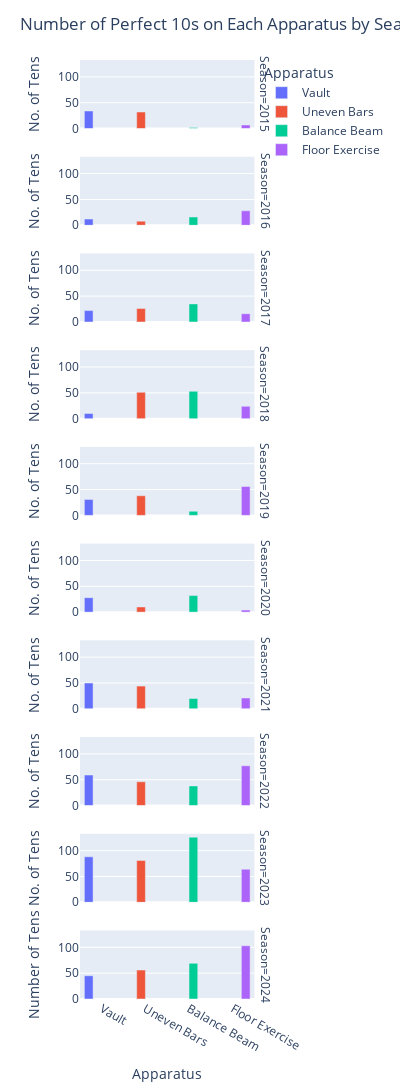

Notebook cell for this chart:
### Code cell
fig = px.bar(
    tenniest_apparatus_melted, 
    x="Apparatus", 
    y="No. of Tens", 
    color="Apparatus", 
    barmode="group",
    facet_row="Season",  # Stack subplots vertically by year
    category_orders={"Season": sorted(tenniest_apparatus_melted["Season"].unique())}  # Ensure the years are sorted
)

# Update layout for better visualization
fig.update_layout(
    title="Number of Perfect 10s on Each Apparatus by Season",
    xaxis_title="Apparatus",
    yaxis_title="Number of Tens",
    height=1200,  
    width=400    
)

# Show the figure
fig

### Figure 1 — Plotly figure (JSON) as saved in the notebook; plotly's stock layout.template omitted (floating-point values rounded to 4 significant figures)
{"data": [{"alignmentgroup": "True", "hovertemplate": "Apparatus=%{x}<br>Season=2015<br>No. of Tens=%{y}<extra></extra>", "legendgroup": "Vault", "marker": {"color": "#636efa", "pattern": {"shape": ""}}, "name": "Vault", "offsetgroup": "Vault", "orientation": "v", "showlegend": true, "textposition": "auto", "type": "bar", "x": ["Vault"], "xaxis": "x10", "y": [34], "yaxis": "y10"}, {"alignmentgroup": "True", "hovertemplate": "Apparatus=%{x}<br>Season=2016<br>No. of Tens=%{y}<extra></extra>", "legendgroup": "Vault", "marker": {"color": "#636efa", "pattern": {"shape": ""}}, "name": "Vault", "offsetgroup": "Vault", "orientation": "v", "showlegend": false, "textposition": "auto", "type": "bar", "x": ["Vault"], "xaxis": "x9", "y": [12], "yaxis": "y9"}, {"alignmentgroup": "True", "hovertemplate": "Apparatus=%{x}<br>Season=2017<br>No. of Tens=%{y}<extra></extra>", "legendgroup": "Vault", "marker": {"color": "#636efa", "pattern": {"shape": ""}}, "name": "Vault", "offsetgroup": "Vault", "orientation": "v", "showlegend": false, "textposition": "auto", "type": "bar", "x": ["Vault"], "xaxis": "x8", "y": [22], "yaxis": "y8"}, {"alignmentgroup": "True", "hovertemplate": "Apparatus=%{x}<br>Season=2018<br>No. of Tens=%{y}<extra></extra>", "legendgroup": "Vault", "marker": {"color": "#636efa", "pattern": {"shape": ""}}, "name": "Vault", "offsetgroup": "Vault", "orientation": "v", "showlegend": false, "textposition": "auto", "type": "bar", "x": ["Vault"], "xaxis": "x7", "y": [10], "yaxis": "y7"}, {"alignmentgroup": "True", "hovertemplate": "Apparatus=%{x}<br>Season=2019<br>No. of Tens=%{y}<extra></extra>", "legendgroup": "Vault", "marker": {"color": "#636efa", "pattern": {"shape": ""}}, "name": "Vault", "offsetgroup": "Vault", "orientation": "v", "showlegend": false, "textposition": "auto", "type": "bar", "x": ["Vault"], "xaxis": "x6", "y": [31], "yaxis": "y6"}, {"alignmentgroup": "True", "hovertemplate": "Apparatus=%{x}<br>Season=2020<br>No. of Tens=%{y}<extra></extra>", "legendgroup": "Vault", "marker": {"color": "#636efa", "pattern": {"shape": ""}}, "name": "Vault", "offsetgroup": "Vault", "orientation": "v", "showlegend": false, "textposition": "auto", "type": "bar", "x": ["Vault"], "xaxis": "x5", "y": [28], "yaxis": "y5"}, {"alignmentgroup": "True", "hovertemplate": "Apparatus=%{x}<br>Season=2021<br>No. of Tens=%{y}<extra></extra>", "legendgroup": "Vault", "marker": {"color": "#636efa", "pattern": {"shape": ""}}, "name": "Vault", "offsetgroup": "Vault", "orientation": "v", "showlegend": false, "textposition": "auto", "type": "bar", "x": ["Vault"], "xaxis": "x4", "y": [50], "yaxis": "y4"}, {"alignmentgroup": "True", "hovertemplate": "Apparatus=%{x}<br>Season=2022<br>No. of Tens=%{y}<extra></extra>", "legendgroup": "Vault", "marker": {"color": "#636efa", "pattern": {"shape": ""}}, "name": "Vault", "offsetgroup": "Vault", "orientation": "v", "showlegend": false, "textposition": "auto", "type": "bar", "x": ["Vault"], "xaxis": "x3", "y": [59], "yaxis": "y3"}, {"alignmentgroup": "True", "hovertemplate": "Apparatus=%{x}<br>Season=2023<br>No. of Tens=%{y}<extra></extra>", "legendgroup": "Vault", "marker": {"color": "#636efa", "pattern": {"shape": ""}}, "name": "Vault", "offsetgroup": "Vault", "orientation": "v", "showlegend": false, "textposition": "auto", "type": "bar", "x": ["Vault"], "xaxis": "x2", "y": [88], "yaxis": "y2"}, {"alignmentgroup": "True", "hovertemplate": "Apparatus=%{x}<br>Season=2024<br>No. of Tens=%{y}<extra></extra>", "legendgroup": "Vault", "marker": {"color": "#636efa", "pattern": {"shape": ""}}, "name": "Vault", "offsetgroup": "Vault", "orientation": "v", "showlegend": false, "textposition": "auto", "type": "bar", "x": ["Vault"], "xaxis": "x", "y": [45], "yaxis": "y"}, {"alignmentgroup": "True", "hovertemplate": "Apparatus=%{x}<br>Season=2015<br>No. of Tens=%{y}<extra></extra>", "legendgroup": "Uneven Bars", "marker": {"color": "#EF553B", "pattern": {"shape": ""}}, "name": "Uneven Bars", "offsetgroup": "Uneven Bars", "orientation": "v", "showlegend": true, "textposition": "auto", "type": "bar", "x": ["Uneven Bars"], "xaxis": "x10", "y": [32], "yaxis": "y10"}, {"alignmentgroup": "True", "hovertemplate": "Apparatus=%{x}<br>Season=2016<br>No. of Tens=%{y}<extra></extra>", "legendgroup": "Uneven Bars", "marker": {"color": "#EF553B", "pattern": {"shape": ""}}, "name": "Uneven Bars", "offsetgroup": "Uneven Bars", "orientation": "v", "showlegend": false, "textposition": "auto", "type": "bar", "x": ["Uneven Bars"], "xaxis": "x9", "y": [8], "yaxis": "y9"}, {"alignmentgroup": "True", "hovertemplate": "Apparatus=%{x}<br>Season=2017<br>No. of Tens=%{y}<extra></extra>", "legendgroup": "Uneven Bars", "marker": {"color": "#EF553B", "pattern": {"shape": ""}}, "name": "Uneven Bars", "offsetgroup": "Uneven Bars", "orientation": "v", "showlegend": false, "textposition": "auto", "type": "bar", "x": ["Uneven Bars"], "xaxis": "x8", "y": [26], "yaxis": "y8"}, {"alignmentgroup": "True", "hovertemplate": "Apparatus=%{x}<br>Season=2018<br>No. of Tens=%{y}<extra></extra>", "legendgroup": "Uneven Bars", "marker": {"color": "#EF553B", "pattern": {"shape": ""}}, "name": "Uneven Bars", "offsetgroup": "Uneven Bars", "orientation": "v", "showlegend": false, "textposition": "auto", "type": "bar", "x": ["Uneven Bars"], "xaxis": "x7", "y": [51], "yaxis": "y7"}, {"alignmentgroup": "True", "hovertemplate": "Apparatus=%{x}<br>Season=2019<br>No. of Tens=%{y}<extra></extra>", "legendgroup": "Uneven Bars", "marker": {"color": "#EF553B", "pattern": {"shape": ""}}, "name": "Uneven Bars", "offsetgroup": "Uneven Bars", "orientation": "v", "showlegend": false, "textposition": "auto", "type": "bar", "x": ["Uneven Bars"], "xaxis": "x6", "y": [38], "yaxis": "y6"}, {"alignmentgroup": "True", "hovertemplate": "Apparatus=%{x}<br>Season=2020<br>No. of Tens=%{y}<extra></extra>", "legendgroup": "Uneven Bars", "marker": {"color": "#EF553B", "pattern": {"shape": ""}}, "name": "Uneven Bars", "offsetgroup": "Uneven Bars", "orientation": "v", "showlegend": false, "textposition": "auto", "type": "bar", "x": ["Uneven Bars"], "xaxis": "x5", "y": [10], "yaxis": "y5"}, {"alignmentgroup": "True", "hovertemplate": "Apparatus=%{x}<br>Season=2021<br>No. of Tens=%{y}<extra></extra>", "legendgroup": "Uneven Bars", "marker": {"color": "#EF553B", "pattern": {"shape": ""}}, "name": "Uneven Bars", "offsetgroup": "Uneven Bars", "orientation": "v", "showlegend": false, "textposition": "auto", "type": "bar", "x": ["Uneven Bars"], "xaxis": "x4", "y": [44], "yaxis": "y4"}, {"alignmentgroup": "True", "hovertemplate": "Apparatus=%{x}<br>Season=2022<br>No. of Tens=%{y}<extra></extra>", "legendgroup": "Uneven Bars", "marker": {"color": "#EF553B", "pattern": {"shape": ""}}, "name": "Uneven Bars", "offsetgroup": "Uneven Bars", "orientation": "v", "showlegend": false, "textposition": "auto", "type": "bar", "x": ["Uneven Bars"], "xaxis": "x3", "y": [46], "yaxis": "y3"}, {"alignmentgroup": "True", "hovertemplate": "Apparatus=%{x}<br>Season=2023<br>No. of Tens=%{y}<extra></extra>", "legendgroup": "Uneven Bars", "marker": {"color": "#EF553B", "pattern": {"shape": ""}}, "name": "Uneven Bars", "offsetgroup": "Uneven Bars", "orientation": "v", "showlegend": false, "textposition": "auto", "type": "bar", "x": ["Uneven Bars"], "xaxis": "x2", "y": [81], "yaxis": "y2"}, {"alignmentgroup": "True", "hovertemplate": "Apparatus=%{x}<br>Season=2024<br>No. of Tens=%{y}<extra></extra>", "legendgroup": "Uneven Bars", "marker": {"color": "#EF553B", "pattern": {"shape": ""}}, "name": "Uneven Bars", "offsetgroup": "Uneven Bars", "orientation": "v", "showlegend": false, "textposition": "auto", "type": "bar", "x": ["Uneven Bars"], "xaxis": "x", "y": [56], "yaxis": "y"}, {"alignmentgroup": "True", "hovertemplate": "Apparatus=%{x}<br>Season=2015<br>No. of Tens=%{y}<extra></extra>", "legendgroup": "Balance Beam", "marker": {"color": "#00cc96", "pattern": {"shape": ""}}, "name": "Balance Beam", "offsetgroup": "Balance Beam", "orientation": "v", "showlegend": true, "textposition": "auto", "type": "bar", "x": ["Balance Beam"], "xaxis": "x10", "y": [2], "yaxis": "y10"}, {"alignmentgroup": "True", "hovertemplate": "Apparatus=%{x}<br>Season=2016<br>No. of Tens=%{y}<extra></extra>", "legendgroup": "Balance Beam", "marker": {"color": "#00cc96", "pattern": {"shape": ""}}, "name": "Balance Beam", "offsetgroup": "Balance Beam", "orientation": "v", "showlegend": false, "textposition": "auto", "type": "bar", "x": ["Balance Beam"], "xaxis": "x9", "y": [16], "yaxis": "y9"}, {"alignmentgroup": "True", "hovertemplate": "Apparatus=%{x}<br>Season=2017<br>No. of Tens=%{y}<extra></extra>", "legendgroup": "Balance Beam", "marker": {"color": "#00cc96", "pattern": {"shape": ""}}, "name": "Balance Beam", "offsetgroup": "Balance Beam", "orientation": "v", "showlegend": false, "textposition": "auto", "type": "bar", "x": ["Balance Beam"], "xaxis": "x8", "y": [35], "yaxis": "y8"}, {"alignmentgroup": "True", "hovertemplate": "Apparatus=%{x}<br>Season=2018<br>No. of Tens=%{y}<extra></extra>", "legendgroup": "Balance Beam", "marker": {"color": "#00cc96", "pattern": {"shape": ""}}, "name": "Balance Beam", "offsetgroup": "Balance Beam", "orientation": "v", "showlegend": false, "textposition": "auto", "type": "bar", "x": ["Balance Beam"], "xaxis": "x7", "y": [53], "yaxis": "y7"}, {"alignmentgroup": "True", "hovertemplate": "Apparatus=%{x}<br>Season=2019<br>No. of Tens=%{y}<extra></extra>", "legendgroup": "Balance Beam", "marker": {"color": "#00cc96", "pattern": {"shape": ""}}, "name": "Balance Beam", "offsetgroup": "Balance Beam", "orientation": "v", "showlegend": false, "textposition": "auto", "type": "bar", "x": ["Balance Beam"], "xaxis": "x6", "y": [8], "yaxis": "y6"}, {"alignmentgroup": "True", "hovertemplate": "Apparatus=%{x}<br>Season=2020<br>No. of Tens=%{y}<extra></extra>", "legendgroup": "Balance Beam", "marker": {"color": "#00cc96", "pattern": {"shape": ""}}, "name": "Balance Beam", "offsetgroup": "Balance Beam", "orientation": "v", "showlegend": false, "textposition": "auto", "type": "bar", "x": ["Balance Beam"], "xaxis": "x5", "y": [32], "yaxis": "y5"}, {"alignmentgroup": "True", "hovertemplate": "Apparatus=%{x}<br>Season=2021<br>No. of Tens=%{y}<extra></extra>", "legendgroup": "Balance Beam", "marker": {"color": "#00cc96", "pattern": {"shape": ""}}, "name": "Balance Beam", "offsetgroup": "Balance Beam", "orientation": "v", "showlegend": false, "textposition": "auto", "type": "bar", "x": ["Balance Beam"], "xaxis": "x4", "y": [20], "yaxis": "y4"}, {"alignmentgroup": "True", "hovertemplate": "Apparatus=%{x}<br>Season=2022<br>No. of Tens=%{y}<extra></extra>", "legendgroup": "Balance Beam", "marker": {"color": "#00cc96", "pattern": {"shape": ""}}, "name": "Balance Beam", "offsetgroup": "Balance Beam", "orientation": "v", "showlegend": false, "textposition": "auto", "type": "bar", "x": ["Balance Beam"], "xaxis": "x3", "y": [38], "yaxis": "y3"}, {"alignmentgroup": "True", "hovertemplate": "Apparatus=%{x}<br>Season=2023<br>No. of Tens=%{y}<extra></extra>", "legendgroup": "Balance Beam", "marker": {"color": "#00cc96", "pattern": {"shape": ""}}, "name": "Balance Beam", "offsetgroup": "Balance Beam", "orientation": "v", "showlegend": false, "textposition": "auto", "type": "bar", "x": ["Balance Beam"], "xaxis": "x2", "y": [126], "yaxis": "y2"}, {"alignmentgroup": "True", "hovertemplate": "Apparatus=%{x}<br>Season=2024<br>No. of Tens=%{y}<extra></extra>", "legendgroup": "Balance Beam", "marker": {"color": "#00cc96", "pattern": {"shape": ""}}, "name": "Balance Beam", "offsetgroup": "Balance Beam", "orientation": "v", "showlegend": false, "textposition": "auto", "type": "bar", "x": ["Balance Beam"], "xaxis": "x", "y": [69], "yaxis": "y"}, {"alignmentgroup": "True", "hovertemplate": "Apparatus=%{x}<br>Season=2015<br>No. of Tens=%{y}<extra></extra>", "legendgroup": "Floor Exercise", "marker": {"color": "#ab63fa", "pattern": {"shape": ""}}, "name": "Floor Exercise", "offsetgroup": "Floor Exercise", "orientation": "v", "showlegend": true, "textposition": "auto", "type": "bar", "x": ["Floor Exercise"], "xaxis": "x10", "y": [7], "yaxis": "y10"}, {"alignmentgroup": "True", "hovertemplate": "Apparatus=%{x}<br>Season=2016<br>No. of Tens=%{y}<extra></extra>", "legendgroup": "Floor Exercise", "marker": {"color": "#ab63fa", "pattern": {"shape": ""}}, "name": "Floor Exercise", "offsetgroup": "Floor Exercise", "orientation": "v", "showlegend": false, "textposition": "auto", "type": "bar", "x": ["Floor Exercise"], "xaxis": "x9", "y": [28], "yaxis": "y9"}, {"alignmentgroup": "True", "hovertemplate": "Apparatus=%{x}<br>Season=2017<br>No. of Tens=%{y}<extra></extra>", "legendgroup": "Floor Exercise", "marker": {"color": "#ab63fa", "pattern": {"shape": ""}}, "name": "Floor Exercise", "offsetgroup": "Floor Exercise", "orientation": "v", "showlegend": false, "textposition": "auto", "type": "bar", "x": ["Floor Exercise"], "xaxis": "x8", "y": [16], "yaxis": "y8"}, {"alignmentgroup": "True", "hovertemplate": "Apparatus=%{x}<br>Season=2018<br>No. of Tens=%{y}<extra></extra>", "legendgroup": "Floor Exercise", "marker": {"color": "#ab63fa", "pattern": {"shape": ""}}, "name": "Floor Exercise", "offsetgroup": "Floor Exercise", "orientation": "v", "showlegend": false, "textposition": "auto", "type": "bar", "x": ["Floor Exercise"], "xaxis": "x7", "y": [24], "yaxis": "y7"}, {"alignmentgroup": "True", "hovertemplate": "Apparatus=%{x}<br>Season=2019<br>No. of Tens=%{y}<extra></extra>", "legendgroup": "Floor Exercise", "marker": {"color": "#ab63fa", "pattern": {"shape": ""}}, "name": "Floor Exercise", "offsetgroup": "Floor Exercise", "orientation": "v", "showlegend": false, "textposition": "auto", "type": "bar", "x": ["Floor Exercise"], "xaxis": "x6", "y": [56], "yaxis": "y6"}, {"alignmentgroup": "True", "hovertemplate": "Apparatus=%{x}<br>Season=2020<br>No. of Tens=%{y}<extra></extra>", "legendgroup": "Floor Exercise", "marker": {"color": "#ab63fa", "pattern": {"shape": ""}}, "name": "Floor Exercise", "offsetgroup": "Floor Exercise", "orientation": "v", "showlegend": false, "textposition": "auto", "type": "bar", "x": ["Floor Exercise"], "xaxis": "x5", "y": [4], "yaxis": "y5"}, {"alignmentgroup": "True", "hovertemplate": "Apparatus=%{x}<br>Season=2021<br>No. of Tens=%{y}<extra></extra>", "legendgroup": "Floor Exercise", "marker": {"color": "#ab63fa", "pattern": {"shape": ""}}, "name": "Floor Exercise", "offsetgroup": "Floor Exercise", "orientation": "v", "showlegend": false, "textposition": "auto", "type": "bar", "x": ["Floor Exercise"], "xaxis": "x4", "y": [21], "yaxis": "y4"}, {"alignmentgroup": "True", "hovertemplate": "Apparatus=%{x}<br>Season=2022<br>No. of Tens=%{y}<extra></extra>", "legendgroup": "Floor Exercise", "marker": {"color": "#ab63fa", "pattern": {"shape": ""}}, "name": "Floor Exercise", "offsetgroup": "Floor Exercise", "orientation": "v", "showlegend": false, "textposition": "auto", "type": "bar", "x": ["Floor Exercise"], "xaxis": "x3", "y": [77], "yaxis": "y3"}, {"alignmentgroup": "True", "hovertemplate": "Apparatus=%{x}<br>Season=2023<br>No. of Tens=%{y}<extra></extra>", "legendgroup": "Floor Exercise", "marker": {"color": "#ab63fa", "pattern": {"shape": ""}}, "name": "Floor Exercise", "offsetgroup": "Floor Exercise", "orientation": "v", "showlegend": false, "textposition": "auto", "type": "bar", "x": ["Floor Exercise"], "xaxis": "x2", "y": [64], "yaxis": "y2"}, {"alignmentgroup": "True", "hovertemplate": "Apparatus=%{x}<br>Season=2024<br>No. of Tens=%{y}<extra></extra>", "legendgroup": "Floor Exercise", "marker": {"color": "#ab63fa", "pattern": {"shape": ""}}, "name": "Floor Exercise", "offsetgroup": "Floor Exercise", "orientation": "v", "showlegend": false, "textposition": "auto", "type": "bar", "x": ["Floor Exercise"], "xaxis": "x", "y": [103], "yaxis": "y"}], "layout": {"annotations": [{"font": {}, "showarrow": false, "text": "Season=2024", "textangle": 90, "x": 0.98, "xanchor": "left", "xref": "paper", "y": 0.0365, "yanchor": "middle", "yref": "paper"}, {"font": {}, "showarrow": false, "text": "Season=2023", "textangle": 90, "x": 0.98, "xanchor": "left", "xref": "paper", "y": 0.1395, "yanchor": "middle", "yref": "paper"}, {"font": {}, "showarrow": false, "text": "Season=2022", "textangle": 90, "x": 0.98, "xanchor": "left", "xref": "paper", "y": 0.2425, "yanchor": "middle", "yref": "paper"}, {"font": {}, "showarrow": false, "text": "Season=2021", "textangle": 90, "x": 0.98, "xanchor": "left", "xref": "paper", "y": 0.3455, "yanchor": "middle", "yref": "paper"}, {"font": {}, "showarrow": false, "text": "Season=2020", "textangle": 90, "x": 0.98, "xanchor": "left", "xref": "paper", "y": 0.4485, "yanchor": "middle", "yref": "paper"}, {"font": {}, "showarrow": false, "text": "Season=2019", "textangle": 90, "x": 0.98, "xanchor": "left", "xref": "paper", "y": 0.5515, "yanchor": "middle", "yref": "paper"}, {"font": {}, "showarrow": false, "text": "Season=2018", "textangle": 90, "x": 0.98, "xanchor": "left", "xref": "paper", "y": 0.6545, "yanchor": "middle", "yref": "paper"}, {"font": {}, "showarrow": false, "text": "Season=2017", "textangle": 90, "x": 0.98, "xanchor": "left", "xref": "paper", "y": 0.7575, "yanchor": "middle", "yref": "paper"}, {"font": {}, "showarrow": false, "text": "Season=2016", "textangle": 90, "x": 0.98, "xanchor": "left", "xref": "paper", "y": 0.8605, "yanchor": "middle", "yref": "paper"}, {"font": {}, "showarrow": false, "text": "Season=2015", "textangle": 90, "x": 0.98, "xanchor": "left", "xref": "paper", "y": 0.9635, "yanchor": "middle", "yref": "paper"}], "barmode": "group", "height": 1200, "legend": {"title": {"text": "Apparatus"}, "tracegroupgap": 0}, "margin": {"t": 60}, "title": {"text": "Number of Perfect 10s on Each Apparatus by Season"}, "width": 400, "xaxis": {"anchor": "y", "categoryarray": ["Vault", "Uneven Bars", "Balance Beam", "Floor Exercise"], "categoryorder": "array", "domain": [0, 0.98], "title": {"text": "Apparatus"}}, "xaxis10": {"anchor": "y10", "domain": [0, 0.98], "matches": "x", "showticklabels": false}, "xaxis2": {"anchor": "y2", "domain": [0, 0.98], "matches": "x", "showticklabels": false}, "xaxis3": {"anchor": "y3", "domain": [0, 0.98], "matches": "x", "showticklabels": false}, "xaxis4": {"anchor": "y4", "domain": [0, 0.98], "matches": "x", "showticklabels": false}, "xaxis5": {"anchor": "y5", "domain": [0, 0.98], "matches": "x", "showticklabels": false}, "xaxis6": {"anchor": "y6", "domain": [0, 0.98], "matches": "x", "showticklabels": false}, "xaxis7": {"anchor": "y7", "domain": [0, 0.98], "matches": "x", "showticklabels": false}, "xaxis8": {"anchor": "y8", "domain": [0, 0.98], "matches": "x", "showticklabels": false}, "xaxis9": {"anchor": "y9", "domain": [0, 0.98], "matches": "x", "showticklabels": false}, "yaxis": {"anchor": "x", "domain": [0, 0.073], "title": {"text": "Number of Tens"}}, "yaxis10": {"anchor": "x10", "domain": [0.927, 1.0], "matches": "y", "title": {"text": "No. of Tens"}}, "yaxis2": {"anchor": "x2", "domain": [0.103, 0.176], "matches": "y", "title": {"text": "No. of Tens"}}, "yaxis3": {"anchor": "x3", "domain": [0.206, 0.279], "matches": "y", "title": {"text": "No. of Tens"}}, "yaxis4": {"anchor": "x4", "domain": [0.309, 0.382], "matches": "y", "title": {"text": "No. of Tens"}}, "yaxis5": {"anchor": "x5", "domain": [0.412, 0.485], "matches": "y", "title": {"text": "No. of Tens"}}, "yaxis6": {"anchor": "x6", "domain": [0.515, 0.588], "matches": "y", "title": {"text": "No. of Tens"}}, "yaxis7": {"anchor": "x7", "domain": [0.618, 0.691], "matches": "y", "title": {"text": "No. of Tens"}}, "yaxis8": {"anchor": "x8", "domain": [0.721, 0.794], "matches": "y", "title": {"text": "No. of Tens"}}, "yaxis9": {"anchor": "x9", "domain": [0.824, 0.897], "matches": "y", "title": {"text": "No. of Tens"}}}}
